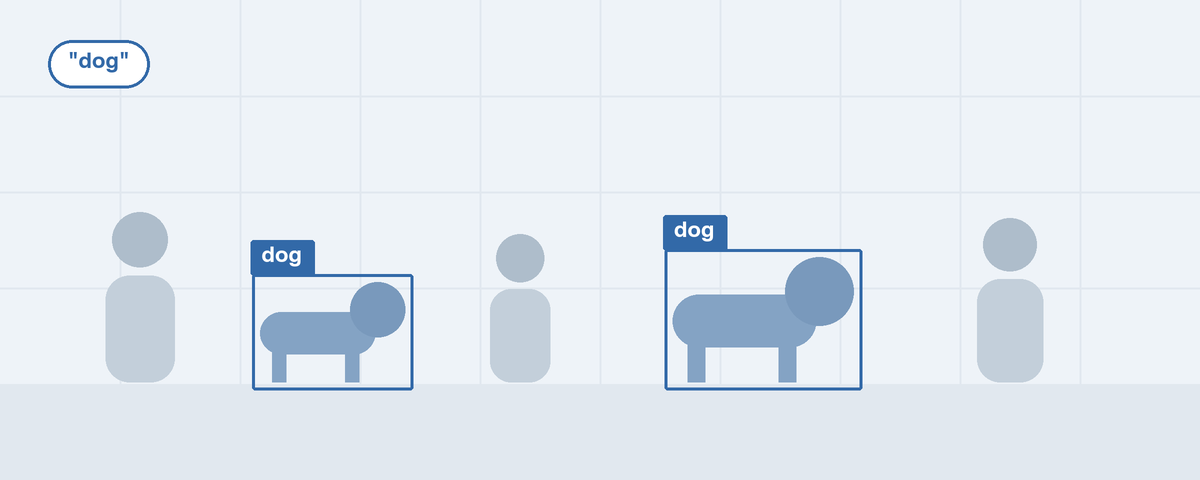
#> input picture models/efficientsam3_repvit_m/hero.png, 1200 x 480 px; its folder holds only this picture in this run
$ python -i calibration.py   (imports and definitions only)
#> lines starting #> are read from the running program, lines starting #| are printed output that depends on the picture
#> further down, picture is the input picture: shape (480, 1200, 3); mean B, G, R 241.6, 234.1, 226.8
"""Prepare EfficientSAM3 inputs: COCO category prompts, packed text and stretched images."""

from __future__ import annotations

import random
import tarfile
from collections.abc import Iterator, Sequence
from pathlib import Path, PurePosixPath

import numpy as np

IMAGE_SIZE = 1008
CONTEXT = 16
VOCABULARY = 49408
FEATURES = 256
START, END = 49406, 49407
IMAGE_SUFFIXES = (".jpg", ".jpeg", ".webp")
# Calibration draws only from cal2017, so no scored val2017 image calibrates the model.
CALIBRATION_SPLIT = "cal2017"
CALIBRATION_SEED = 0
# The 80 COCO 2017 category names in category-id order, with their BPE token IDs between the start
# and end tokens. convert.py checks this table against the pinned CLIP tokenizer.
COCO_TOKENS = {
    "person": (2533,),
    "bicycle": (11652,),
    "car": (1615,),
    "motorcycle": (10297,),
    "airplane": (16451,),
    "bus": (2840,),
    "train": (3231,),
    "truck": (4629,),
    "boat": (4440,),
    "traffic light": (3399, 1395),
    "fire hydrant": (1769, 8031, 773),
    "stop sign": (1691, 2292),
    "parking meter": (5984, 10104),
    "bench": (8771,),
    "bird": (3329,),
    "cat": (2368,),
    "dog": (1929,),
    "horse": (4558,),
    "sheep": (9629,),
    "cow": (9706,),
    "elephant": (10299,),
    "bear": (4298,),
    "zebra": (22548,),
    "giraffe": (22826,),
    "backpack": (14894,),
    "umbrella": (17143,),
    "handbag": (22654,),
    "tie": (3422,),
    "suitcase": (27792,),
    "frisbee": (45768,),
    "skis": (32843,),
    "snowboard": (33403,),
    "sports ball": (2054, 1069),
    "kite": (19867,),
    "baseball bat": (3470, 6575),
    "baseball glove": (3470, 16078),
    "skateboard": (31777,),
    "surfboard": (10176, 1972),
    "tennis racket": (5298, 37691),
    "bottle": (5392,),
    "wine glass": (2604, 3313),
    "cup": (1937,),
    "fork": (13700,),
    "knife": (8960,),
    "spoon": (14024,),
    "bowl": (3814,),
    "banana": (8922,),
    "apple": (3055,),
    "sandwich": (8687,),
    "orange": (4287,),
    "broccoli": (19094,),
    "carrot": (15435,),
    "hot dog": (2069, 1929),
    "pizza": (4474,),
    "donut": (18471,),
    "cake": (2972,),
    "chair": (4269,),
    "couch": (12724,),
    "potted plant": (48581, 3912),
    "bed": (2722,),
    "dining table": (8658, 2175),
    "toilet": (11071,),
    "tv": (1583,),
    "laptop": (10464,),
    "mouse": (9301,),
    "remote": (9687,),
    "keyboard": (13017,),
    "cell phone": (5533, 1951),
    "microwave": (24240,),
    "oven": (12579,),
    "toaster": (39061,),
    "sink": (14551,),
    "refrigerator": (36662,),
    "book": (1116,),
    "clock": (6716,),
    "vase": (20431,),
    "scissors": (30867,),
    "teddy bear": (11798, 4298),
    "hair drier": (2225, 39877),
    "toothbrush": (36841,),
}


# [50 lines left out: functions tokens, one_hot, packed, prompts, decode_image, preprocess_image, not called in this run]


def resize(image: np.ndarray) -> np.ndarray:
    """Stretch an HWC image to IMAGE_SIZE x IMAGE_SIZE, area-averaging each shrinking axis and bilinear otherwise."""
    import cv2

    height, width = image.shape[:2]
#> height = 480; width = 1200
    shrinks = (width > IMAGE_SIZE, height > IMAGE_SIZE)
#> shrinks = (True, False)
    if shrinks[0] == shrinks[1]:
        interpolation = cv2.INTER_AREA if shrinks[0] else cv2.INTER_LINEAR
        return cv2.resize(image, (IMAGE_SIZE, IMAGE_SIZE), interpolation=interpolation)
    # One axis shrinks and the other enlarges: resize each axis on its own.
    width_method, height_method = (cv2.INTER_AREA if shrink else cv2.INTER_LINEAR for shrink in shrinks)
#> width_method = 3; height_method = 1
    image = cv2.resize(image, (IMAGE_SIZE, height), interpolation=width_method)
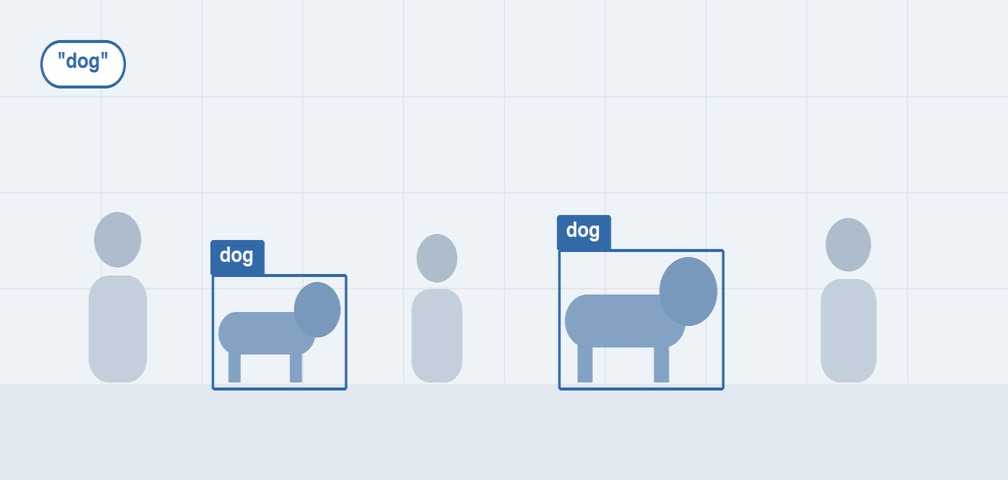
#> image: shape (480, 1008, 3); mean of channels 0, 1, 2 241.6, 234.1, 226.8; drawn as B, G, R
    return cv2.resize(image, (IMAGE_SIZE, IMAGE_SIZE), interpolation=height_method)
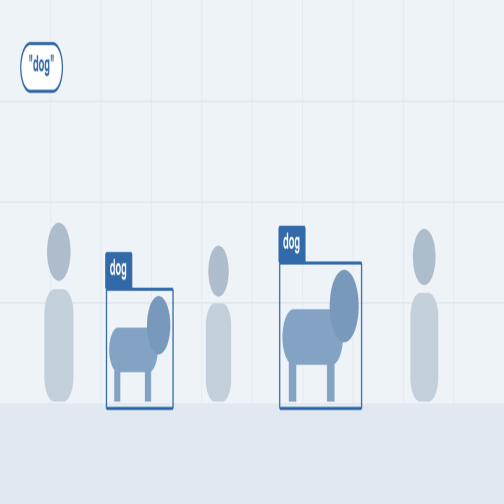
#> returned value: shape (1008, 1008, 3) (shown at 1/2 size); mean of channels 0, 1, 2 241.6, 234.1, 226.8; drawn as B, G, R


def _is_image(name: str) -> bool:
    return name.lower().endswith(IMAGE_SUFFIXES)


# [38 lines left out: functions _image_names, image_bytes, select_images, not called in this run]


def calibration_inputs(dataset: Path, names: Sequence[str]) -> tuple[list[str], np.ndarray]:
    """Return one prompt per image, spread over the categories, and the images as one NHWC batch."""
    return prompts(len(names)), np.stack([preprocess_image(content) for content in image_bytes(dataset, names)])

>>> import cv2
>>> picture = cv2.imread('../hero.png')
>>> result = resize(picture)
